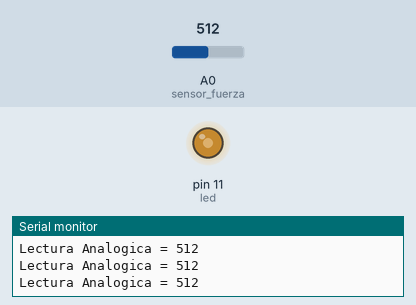
Simulated run of this sketch. Board: Arduino Uno, built with avr-gcc and run on an emulated ATmega328P. On the bench: output pins drawn as LEDs (lit = HIGH), the last lines printed to the serial monitor. Inputs (shaded band) come from the test bench; at power-on: A0 (sensor_fuerza) = 512.

Above: at 1.2 s.
1.3 s: A0 (sensor_fuerza) set to 716
At 1.9 s:
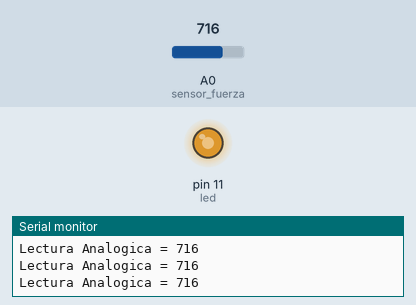
2.8 s: A0 (sensor_fuerza) set to 900
At 3.3 s:
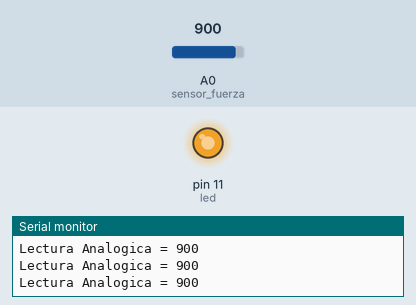
4.3 s: A0 (sensor_fuerza) set to 122
At 4.7 s:
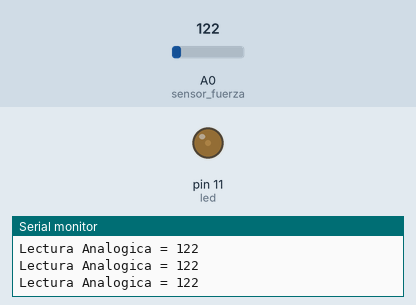
5.8 s: A0 (sensor_fuerza) set to 0
At 6.1 s:
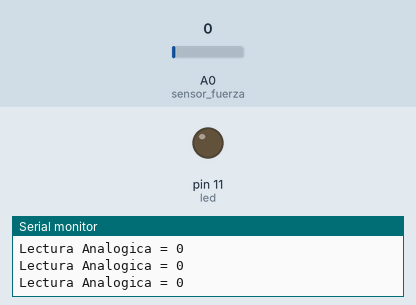
7.3 s: A0 (sensor_fuerza) set to 511
At 8.7 s:
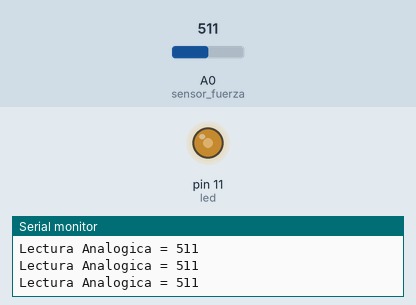
Timing chart, 0 to 9.8 s (numbered marks = the images above; inputs shaded):
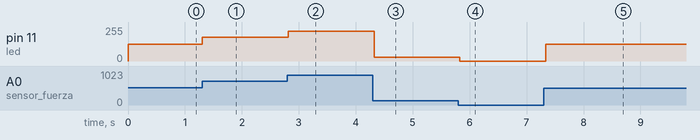

The sketch:

SENSOR_PRESION_FUERZA.ino
```cpp
int sensor_fuerza= A0;
int led=11;
int lectura;
int brillo;
void setup()
{
  pinMode(led, OUTPUT);
  Serial.begin(9600);
}

void loop()
{
// La Resistencia es igual a la lectura del sensor (Analog 0)
lectura = analogRead(sensor_fuerza);
Serial.print("Lectura Analogica = ");
Serial.println(lectura);
// Cambiar el rango de la lectura analógica (0-1023)
// Utilizamos en analogWrite 8 bits (0-255) configurados en el map
brillo = map(lectura, 0, 1023, 0, 255);
analogWrite(led, brillo);
delay(100); //Cien “ms” de espera en cada lectura
}
```

Measured:
- after the input at 1.3 s, pin 11 (led): 127/255 → 178/255 at once
- after the input at 2.8 s, pin 11 (led): 178/255 → 224/255 at once
- after the input at 4.3 s, pin 11 (led): 224/255 → 30/255 at once
- after the input at 5.8 s, pin 11 (led): 30/255 → 0/255 at once
- after the input at 7.3 s, pin 11 (led): 0/255 → 127/255 at once
